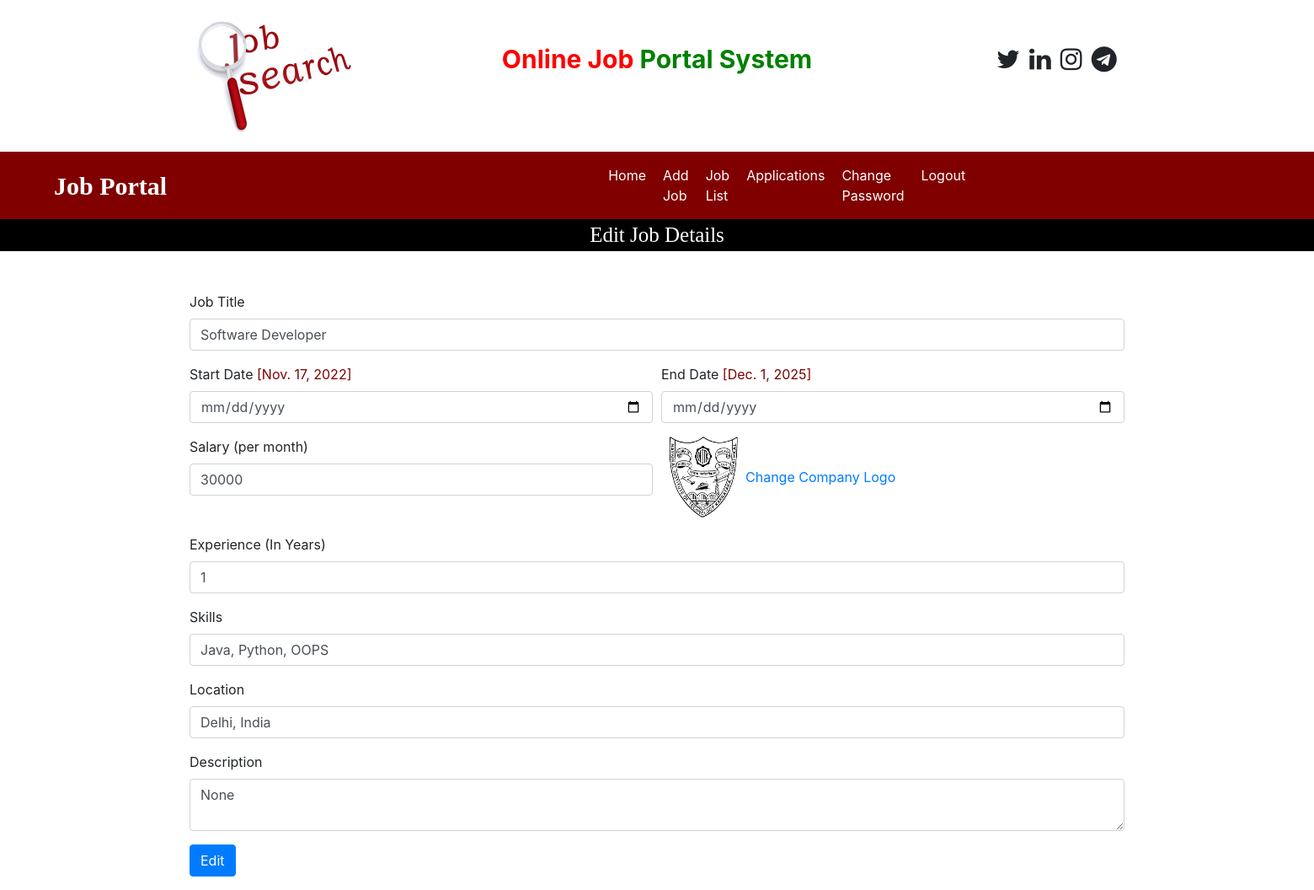
The app's page /edit_job_details/7 (signed in) with its own data.
### job/models.py (models this page shows, shortened)
class Job(models.Model):
    recruiter = models.ForeignKey(Recruiter, on_delete=models.CASCADE)
    start_date = models.DateField()
    end_date = models.DateField()
    image = models.FileField(null=True)
    title = models.CharField(max_length=100)
    salary = models.IntegerField()
    description = models.CharField(max_length=200)
    experience = models.CharField(max_length=50)
    location = models.CharField(max_length=100)
    skills = models.CharField(max_length=100)
    creation_date = models.DateField()

### job/views.py (the view, shortened to what this page needs)
# urls.py: path('edit_job_details/<int:pid>', edit_job_details, name="edit_job_details"),
def edit_job_details(request, pid):
    if not request.user.is_authenticated:
        return redirect('recruiter_login')
    error = ""
    job = Job.objects.get(id=pid)
    d = {'error': error, 'job': job}
    return render(request, 'edit_job_details.html', d)

### job/templates/edit_job_details.html (shortened to what this page needs)
{% load static %}
{% block body %}
{% include 'recruiter_navigations.html' %}
<div style="font-family:'Monotype Corsiva'; font-size:25px; color: white; background-color: black; text-align: center">
    Edit Job Details
</div>
<form class="container mt-5" name="signup" method="post" onsubmit="return checkPwd()" enctype="multipart/form-data">
    <div class="form-row">
        <div class="form-group col-md-12">
            <label>Job Title</label>
            <input type="text" class="form-control" name="title" placeholder="Enter Job Title" value="{{job.title}}" required>
        </div>
    </div>
    <div class="form-row">
        <div class="form-group col-md-6">
            <label>Start Date</label> <span style="color:maroon"> [{{job.start_date}}] </span>
            <input type="date" class="form-control" name="startdate">
        </div>
        <div class="form-group col-md-6">
            <label>End Date</label> <span style="color:maroon"> [{{job.end_date}}] </span>
            <input type="date" class="form-control" name="enddate">
        </div>
    </div>
    <div class="form-row">
        <div class="form-group col-md-6">
            <label>Salary (per month)</label>
            <input type="text" class="form-control" name="salary" value="{{job.salary}}" required>
        </div>
        <div class="form-group col-md-6">
            <img src="{{job.image.url}}" width="100" height="100"><a href="{% url 'change_company_logo' job.id %}">Change Company Logo</a>
        </div>
    </div>
    <div class="form-row">
        <div class="form-group col-md-12">
            <label>Experience (In Years)</label>
            <input type="text" class="form-control" name="experience" value="{{job.experience}}" required>
        </div>
    </div>
    <div class="form-row">
        <div class="form-group col-md-12">
            <label>Skills</label>
            <input type="text" class="form-control" name="skills" value="{{job.skills}}" required>
        </div>
    </div>
    <div class="form-row">
        <div class="form-group col-md-12">
            <label>Location</label>
            <input type="text" class="form-control" name="location" value="{{job.location}}" required>
        </div>
    </div>
    <div class="form-row">
        <div class="form-group col-md-12">
            <label>Description</label>
                <textarea class="form-control" name="desc" required>{{job.description}}</textarea>
        </div>
    </div>
    <input type="Submit" value="Edit" class="btn btn-primary">
</form>
{% endblock %}

### records on screen
Job: title "Software Developer", start_date "Nov. 17, 2022", end_date "Dec. 1, 2025", salary "30000", image (picture), experience "1", skills "Java, Python, OOPS", location "Delhi, India", desc "None"
